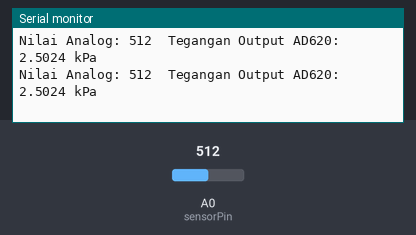
A sketch run on a simulated Arduino Uno, built with avr-gcc and run on an emulated ATmega328P. Shown: the last lines printed to the serial monitor. The test bench sets the inputs (shaded band); at power-on: A0 (sensorPin) = 512.

Above: at 1.2 s.
1.3 s: A0 (sensorPin) set to 987
At 1.32 s:
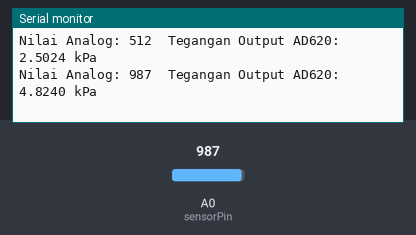
4.3 s: A0 (sensorPin) set to 1015
At 4.36 s:
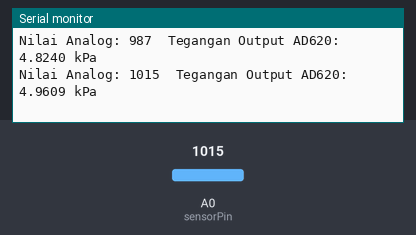
Timing chart, 0 to 7.3 s (numbered marks = the images above; inputs shaded):
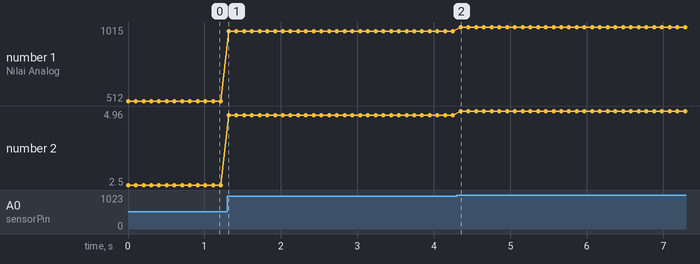

The sketch:

MPXM2053GS.ino
```cpp
                                                        /*//////////////////////////////////////////////////////////
                                                         * MPXM2053GS DIBERI TEKANAN DENGAN BERBAGAI GAIN dan OFFSITE
                                                         *//////////////////////////////////////////////////////////


const int sensorPin = A0; // Pin analog tempat output AD620 terhubung

void setup() {
  Serial.begin(9600); // Inisialisasi komunikasi serial untuk debugging
}

void loop() {
  // Membaca nilai analog dari pin sensor
  int analogValue = analogRead(sensorPin);

  // Mengkonversi nilai analog ke tegangan (sesuai dengan referensi ADC mikrokontroler)
  // Misal, jika Arduino Uno (5V ref) dan 10-bit ADC (1024 nilai):
  float voltage = analogValue * (5.0 / 1023.0); // Atau 3.3 / 1023.0 jika 3.3V ref

  // --- Kalibrasi dan Konversi ke Tekanan ---
  // Di sini adalah bagian terpenting untuk mengkonversi tegangan ke tekanan.
  // Ini memerlukan kalibrasi. Anda perlu mencari tahu hubungan antara:
  // 1. Output sensor (mV) vs. Tekanan (kPa) - dari datasheet sensor
  // 2. Output AD620 (V) vs. Input AD620 (mV) - ini adalah gain yang Anda atur
  // 3. Output ADC (nilai) vs. Output AD620 (V) - ini adalah referensi ADC mikrokontroler

  // Contoh sederhana (Anda perlu melakukan kalibrasi aktual):
  // Misalkan Anda telah mengkalibrasi bahwa 0 kPa menghasilkan 0.5V dan 50 kPa menghasilkan 4.5V dari AD620.
  // float pressure = map(analogValue, analog_value_min_kPa0, analog_value_max_kPa50, 0, 50); // Jika menggunakan map untuk integer
  // Atau dengan rumus linier:
  // float pressure = ((voltage - offset_voltage) / sensitivity_V_per_kPa);

  // Untuk kalibrasi yang lebih akurat:
  // A. Tentukan gain aktual AD620 Anda:
  // Gain = (Output V AD620) / (Input V Sensor)
  // B. Tentukan Offset V Sensor pada 0 kPa.
  // C. Tentukan Sensitivitas Sensor (mV/kPa) dari datasheet (misal 0.8 mV/kPa untuk MPXM2053GS)

  // Contoh:
  // Jika gain AD620 = 100, maka setiap 1mV dari sensor akan menjadi 100mV di output AD620.
  // Sensitivitas sensor MPXM2053GS = 0.8 mV/kPa
  // Jadi, sensitivitas total setelah AD620 = 0.8 mV/kPa * Gain
  // Misal Gain = 100 -> Sensitivitas Total = 80 mV/kPa = 0.08 V/kPa
  // Tegangan offset sensor (misal 0 mV) akan menjadi 0 V di output AD620 (jika offset AD620 diatur 0).

  // Langkah kalibrasi yang lebih praktis:
  // 1. Letakkan sensor pada tekanan nol (atmosfer). Baca nilai analog (analogValue_min).
  // 2. Terapkan tekanan maksimum yang diketahui (misal 50 kPa). Baca nilai analog (analogValue_max).
  // 3. Gunakan rumus linier:
  //    float pressure = (float)(analogValue - analogValue_min) * (50.0 / (analogValue_max - analogValue_min));

  // Tampilkan hasil
  Serial.print("Nilai Analog: ");
  Serial.print(analogValue);
  Serial.print("\tTegangan Output AD620: ");
  Serial.print(voltage, 4); // Tampilkan 4 desimal
  // Serial.print("\tTekanan: ");
  // Serial.print(pressure, 2); // Tampilkan 2 desimal
  Serial.println(" kPa");

  delay(100); // Ambil bacaan setiap 100 ms
}
```

Measured:
- after the input at 1.3 s, the serial monitor: prints a new line at once (image 1)
- after the input at 4.3 s, the serial monitor: prints a new line after 0.05 s (image 2)
- plotted number 1: 512 → 987 after the input at 1.3 s, 987 → 1015 after the input at 4.3 s
- plotted number 2: 2.5 → 4.82 after the input at 1.3 s, 4.82 → 4.96 after the input at 4.3 s
